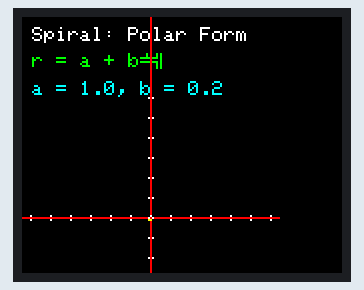
This sketch was run on a simulated Arduino Uno, built with avr-gcc and run on an emulated ATmega328P. On the bench: 160×128 colour display.

Above: at 0.2 s.
At 0.8 s:
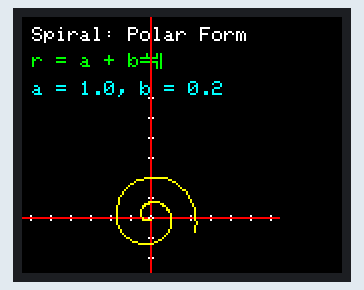
At 1.2 s:
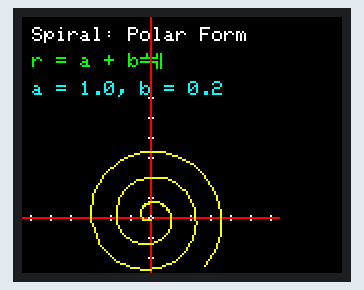

The sketch:

spiral_graph.ino
```cpp
/*
Draw Spiral Graph

***
 Mathematical Equation
r=a+bθ
r=a+bθ
📌 Explanation:
    rr is the distance from the origin to a point on the spiral.
    θθ is the angle in radians (starting from the Y-axis in your code).
    aa is the starting radius (in your code, a = 1.0).
    bb is the rate at which the spiral expands (in your code, b = 0.2).
This is known as an Archimedean Spiral, where the radius increases linearly with the angle.
***

1. Wiring: ST7735S TFT + Arduino Uno
TFT Pin	Arduino Uno	Function
VCC	5V	Power
GND	GND	Ground
CS	D10	Chip Select
RESET	D8	Reset
DC or A0	D9	Data/Command select
SDA	D11	SPI Data (MOSI)
SCL	D13	SPI Clock (SCK)
LED or BLK	3.3V or 100Ω to 5V	Backlight
2. Analog Joystick to Arduino Uno (unchanged)
Joystick Pin	Arduino Uno
GND	GND
VCC	5V
VRx	A0
VRy	A1
SW	D2

*/

#include <Adafruit_GFX.h>
#include <Adafruit_ST7735.h>
#include <SPI.h>

// TFT Pins
#define TFT_CS     10
#define TFT_RST    9
#define TFT_DC     8

Adafruit_ST7735 tft = Adafruit_ST7735(TFT_CS, TFT_DC, TFT_RST);

#define SCREEN_W 128
#define SCREEN_H 160

void setup() {
  tft.initR(INITR_BLACKTAB);
  tft.setRotation(1);
  tft.fillScreen(ST77XX_BLACK);

  drawLabels();   // Label text and equation
  drawSpiral();   // Draw spiral with axes
}

void loop() {
  // Nothing here
}

void drawLabels() {
  tft.setTextColor(ST77XX_WHITE);
  tft.setTextSize(1);
  tft.setCursor(5, 5);
  tft.println("Spiral: Polar Form");

  tft.setTextColor(ST77XX_GREEN);
  tft.setCursor(5, 18);
  tft.println("r = a + bθ");

  tft.setTextColor(ST77XX_CYAN);
  tft.setCursor(5, 32);
  tft.println("a = 1.0, b = 0.2");
}

void drawCoordinateAxes(int centerX, int centerY) {
  // Draw Y-axis
  tft.drawLine(centerX, 0, centerX, SCREEN_H, ST77XX_RED);

  // Draw X-axis
  tft.drawLine(0, centerY, SCREEN_W, centerY, ST77XX_RED);

  // Draw ticks on X-axis
  for (int x = centerX - 60; x <= centerX + 60; x += 10) {
    tft.drawPixel(x, centerY - 1, ST77XX_WHITE);
    tft.drawPixel(x, centerY + 1, ST77XX_WHITE);
  }

  // Draw ticks on Y-axis
  for (int y = centerY - 60; y <= centerY + 60; y += 10) {
    tft.drawPixel(centerX - 1, y, ST77XX_WHITE);
    tft.drawPixel(centerX + 1, y, ST77XX_WHITE);
  }
}

void drawSpiral() {
  float angle = PI / 2;      // Start from Y-axis
  float radius = 1.0;        // Smaller initial radius
  float angleStep = 0.1;     // Tighter spiral
  float radiusStep = 0.2;    // Slower growth

  int centerX = SCREEN_W / 2;
  int centerY = SCREEN_H / 2 + 20;  // Move spiral down to fit labels

  drawCoordinateAxes(centerX, centerY);  // Draw axes first

  int prevX = centerX + cos(angle) * radius;
  int prevY = centerY + sin(angle) * radius;

  for (int i = 0; i < 180; i++) {
    angle += angleStep;
    radius += radiusStep;

    int x = centerX + cos(angle) * radius;
    int y = centerY + sin(angle) * radius;

    tft.drawLine(prevX, prevY, x, y, ST77XX_YELLOW);

    prevX = x;
    prevY = y;

    delay(5);
  }
}
```
